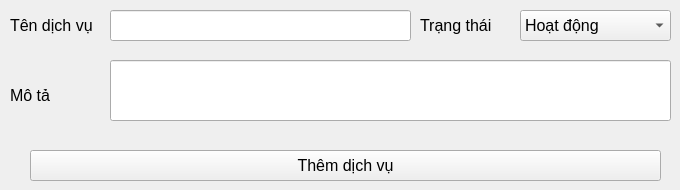
      <widget class="QWidget" name="tabcapnhatdichvu_ad">
       <attribute name="title">
        <string>Cập nhật dịch vụ</string>
       </attribute>
       <widget class="QLineEdit" name="txthoten_dv_ad">
        <property name="geometry">
         <rect>
          <x>110</x>
          <y>10</y>
          <width>301</width>
          <height>31</height>
         </rect>
        </property>
        <property name="font">
         <font>
          <pointsize>12</pointsize>
         </font>
        </property>
       </widget>
       <widget class="QLabel" name="label_18">
        <property name="geometry">
         <rect>
          <x>10</x>
          <y>10</y>
          <width>91</width>
          <height>31</height>
         </rect>
        </property>
        <property name="font">
         <font>
          <pointsize>12</pointsize>
         </font>
        </property>
        <property name="text">
         <string>Tên dịch vụ</string>
        </property>
       </widget>
       <widget class="QLabel" name="label_37">
        <property name="geometry">
         <rect>
          <x>420</x>
          <y>10</y>
          <width>91</width>
          <height>31</height>
         </rect>
        </property>
        <property name="font">
         <font>
          <pointsize>12</pointsize>
         </font>
        </property>
        <property name="text">
         <string>Trạng thái</string>
        </property>
       </widget>
       <widget class="QComboBox" name="cbmtrangthai_dv_ad">
        <property name="geometry">
         <rect>
          <x>520</x>
          <y>10</y>
          <width>151</width>
          <height>31</height>
         </rect>
        </property>
        <property name="font">
         <font>
          <pointsize>12</pointsize>
         </font>
        </property>
        <item>
         <property name="text">
          <string>Hoạt động</string>
         </property>
        </item>
        <item>
         <property name="text">
          <string>Không hoạt động</string>
         </property>
        </item>
        <item>
         <property name="text">
          <string>Khác</string>
         </property>
        </item>
       </widget>
       <widget class="QLabel" name="label_38">
        <property name="geometry">
         <rect>
          <x>10</x>
          <y>80</y>
          <width>91</width>
          <height>31</height>
         </rect>
        </property>
        <property name="font">
         <font>
          <pointsize>12</pointsize>
         </font>
        </property>
        <property name="text">
         <string>Mô tả</string>
        </property>
       </widget>
       <widget class="QLineEdit" name="txtmota_dv_ad">
        <property name="geometry">
         <rect>
          <x>110</x>
          <y>60</y>
          <width>561</width>
          <height>61</height>
         </rect>
        </property>
        <property name="font">
         <font>
          <pointsize>12</pointsize>
         </font>
        </property>
       </widget>
       <widget class="QPushButton" name="btnthemdichvu_ad">
        <property name="geometry">
         <rect>
          <x>30</x>
          <y>150</y>
          <width>631</width>
          <height>31</height>
         </rect>
        </property>
        <property name="font">
         <font>
          <pointsize>12</pointsize>
         </font>
        </property>
        <property name="text">
         <string>Thêm dịch vụ</string>
        </property>
        <property name="icon">
         <iconset resource="resources.qrc">
          <normaloff>:/newPrefix/Img/ThongTinKhachHang.png</normaloff>:/newPrefix/Img/ThongTinKhachHang.png</iconset>
        </property>
        <property name="iconSize">
         <size>
          <width>20</width>
          <height>20</height>
         </size>
        </property>
       </widget>
      </widget>
